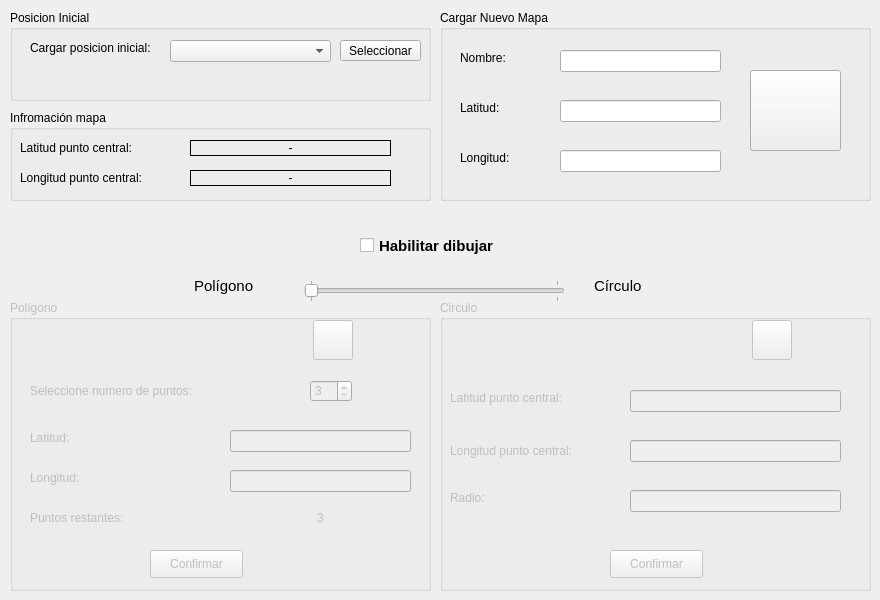
    <widget class="QWidget" name="tab_dibujar">
     <attribute name="title">
      <string>DIBUJAR</string>
     </attribute>
     <widget class="QGroupBox" name="groupBox_5">
      <property name="geometry">
       <rect>
        <x>10</x>
        <y>10</y>
        <width>421</width>
        <height>91</height>
       </rect>
      </property>
      <property name="title">
       <string>Posicion Inicial</string>
      </property>
      <widget class="QPushButton" name="bt_seleccionarposini">
       <property name="geometry">
        <rect>
         <x>330</x>
         <y>30</y>
         <width>81</width>
         <height>21</height>
        </rect>
       </property>
       <property name="text">
        <string>Seleccionar</string>
       </property>
      </widget>
      <widget class="QLabel" name="label">
       <property name="geometry">
        <rect>
         <x>20</x>
         <y>30</y>
         <width>161</width>
         <height>16</height>
        </rect>
       </property>
       <property name="text">
        <string>Cargar posicion inicial:</string>
       </property>
      </widget>
      <widget class="QComboBox" name="combo_posiciones">
       <property name="geometry">
        <rect>
         <x>160</x>
         <y>30</y>
         <width>161</width>
         <height>22</height>
        </rect>
       </property>
      </widget>
     </widget>
     <widget class="QGroupBox" name="groupBox_7">
      <property name="geometry">
       <rect>
        <x>440</x>
        <y>10</y>
        <width>431</width>
        <height>191</height>
       </rect>
      </property>
      <property name="title">
       <string>Cargar Nuevo Mapa</string>
      </property>
      <widget class="QLineEdit" name="ln_nombrezona">
       <property name="geometry">
        <rect>
         <x>120</x>
         <y>40</y>
         <width>161</width>
         <height>22</height>
        </rect>
       </property>
       <property name="toolTip">
        <string>Escriba el nombre del Mapa</string>
       </property>
      </widget>
      <widget class="QPushButton" name="bt_guardarzona">
       <property name="geometry">
        <rect>
         <x>310</x>
         <y>60</y>
         <width>91</width>
         <height>81</height>
        </rect>
       </property>
       <property name="text">
        <string/>
       </property>
       <property name="icon">
        <iconset>
         <normaloff>../Imagenes/save.png</normaloff>../Imagenes/save.png</iconset>
       </property>
       <property name="iconSize">
        <size>
         <width>60</width>
         <height>60</height>
        </size>
       </property>
      </widget>
      <widget class="QLabel" name="label_21">
       <property name="geometry">
        <rect>
         <x>20</x>
         <y>140</y>
         <width>71</width>
         <height>16</height>
        </rect>
       </property>
       <property name="text">
        <string>Longitud:</string>
       </property>
      </widget>
      <widget class="QLineEdit" name="ln_latitudini">
       <property name="geometry">
        <rect>
         <x>120</x>
         <y>90</y>
         <width>161</width>
         <height>22</height>
        </rect>
       </property>
       <property name="toolTip">
        <string>Seleccione latirud punto central</string>
       </property>
      </widget>
      <widget class="QLabel" name="label_19">
       <property name="geometry">
        <rect>
         <x>20</x>
         <y>40</y>
         <width>71</width>
         <height>16</height>
        </rect>
       </property>
       <property name="text">
        <string>Nombre:</string>
       </property>
      </widget>
      <widget class="QLabel" name="label_20">
       <property name="geometry">
        <rect>
         <x>20</x>
         <y>90</y>
         <width>71</width>
         <height>16</height>
        </rect>
       </property>
       <property name="text">
        <string>Latitud:</string>
       </property>
      </widget>
      <widget class="QLineEdit" name="ln_longitudini">
       <property name="geometry">
        <rect>
         <x>120</x>
         <y>140</y>
         <width>161</width>
         <height>22</height>
        </rect>
       </property>
       <property name="toolTip">
        <string>Selecicone Longitud punto central</string>
       </property>
      </widget>
     </widget>
     <widget class="QGroupBox" name="gb_infoMapa">
      <property name="geometry">
       <rect>
        <x>10</x>
        <y>110</y>
        <width>421</width>
        <height>91</height>
       </rect>
      </property>
      <property name="title">
       <string>Infromación mapa</string>
      </property>
      <widget class="QLabel" name="label_23">
       <property name="geometry">
        <rect>
         <x>10</x>
         <y>30</y>
         <width>131</width>
         <height>16</height>
        </rect>
       </property>
       <property name="text">
        <string>Latitud punto central:</string>
       </property>
      </widget>
      <widget class="QLabel" name="label_26">
       <property name="geometry">
        <rect>
         <x>10</x>
         <y>60</y>
         <width>131</width>
         <height>16</height>
        </rect>
       </property>
       <property name="text">
        <string>Longitud punto central:</string>
       </property>
      </widget>
      <widget class="QLabel" name="lb_lat">
       <property name="geometry">
        <rect>
         <x>180</x>
         <y>30</y>
         <width>201</width>
         <height>16</height>
        </rect>
       </property>
       <property name="frameShape">
        <enum>QFrame::Box</enum>
       </property>
       <property name="frameShadow">
        <enum>QFrame::Plain</enum>
       </property>
       <property name="lineWidth">
        <number>1</number>
       </property>
       <property name="text">
        <string>-</string>
       </property>
       <property name="alignment">
        <set>Qt::AlignCenter</set>
       </property>
      </widget>
      <widget class="QLabel" name="lb_lat_2">
       <property name="geometry">
        <rect>
         <x>180</x>
         <y>60</y>
         <width>201</width>
         <height>16</height>
        </rect>
       </property>
       <property name="frameShape">
        <enum>QFrame::Box</enum>
       </property>
       <property name="lineWidth">
        <number>1</number>
       </property>
       <property name="text">
        <string>-</string>
       </property>
       <property name="alignment">
        <set>Qt::AlignCenter</set>
       </property>
      </widget>
     </widget>
     <widget class="QGroupBox" name="gb_poligono">
      <property name="enabled">
       <bool>false</bool>
      </property>
      <property name="geometry">
       <rect>
        <x>10</x>
        <y>300</y>
        <width>421</width>
        <height>291</height>
       </rect>
      </property>
      <property name="title">
       <string>Polígono</string>
      </property>
      <widget class="QPushButton" name="bt_clearPoligono">
       <property name="geometry">
        <rect>
         <x>303</x>
         <y>20</y>
         <width>40</width>
         <height>40</height>
        </rect>
       </property>
       <property name="text">
        <string/>
       </property>
       <property name="icon">
        <iconset>
         <normaloff>../Imagenes/clear.png</normaloff>../Imagenes/clear.png</iconset>
       </property>
       <property name="iconSize">
        <size>
         <width>37</width>
         <height>30</height>
        </size>
       </property>
      </widget>
      <widget class="QLabel" name="label_58">
       <property name="geometry">
        <rect>
         <x>20</x>
         <y>83</y>
         <width>181</width>
         <height>16</height>
        </rect>
       </property>
       <property name="text">
        <string>Seleccione numero de puntos:</string>
       </property>
      </widget>
      <widget class="QSpinBox" name="sp_numeroPuntos">
       <property name="geometry">
        <rect>
         <x>300</x>
         <y>80</y>
         <width>42</width>
         <height>22</height>
        </rect>
       </property>
       <property name="minimum">
        <number>3</number>
       </property>
      </widget>
      <widget class="QLabel" name="label_59">
       <property name="geometry">
        <rect>
         <x>20</x>
         <y>130</y>
         <width>55</width>
         <height>16</height>
        </rect>
       </property>
       <property name="text">
        <string>Latitud:</string>
       </property>
      </widget>
      <widget class="QLabel" name="label_60">
       <property name="geometry">
        <rect>
         <x>20</x>
         <y>170</y>
         <width>55</width>
         <height>16</height>
        </rect>
       </property>
       <property name="text">
        <string>Longitud:</string>
       </property>
      </widget>
      <widget class="QLineEdit" name="ln_latPoligono">
       <property name="geometry">
        <rect>
         <x>220</x>
         <y>130</y>
         <width>181</width>
         <height>22</height>
        </rect>
       </property>
      </widget>
      <widget class="QLineEdit" name="ln_longPoligono">
       <property name="geometry">
        <rect>
         <x>220</x>
         <y>170</y>
         <width>181</width>
         <height>22</height>
        </rect>
       </property>
      </widget>
      <widget class="QPushButton" name="bt_confirmarPuntoPoligono">
       <property name="geometry">
        <rect>
         <x>140</x>
         <y>250</y>
         <width>93</width>
         <height>28</height>
        </rect>
       </property>
       <property name="text">
        <string>Confirmar</string>
       </property>
      </widget>
      <widget class="QLabel" name="label_63">
       <property name="geometry">
        <rect>
         <x>20</x>
         <y>210</y>
         <width>111</width>
         <height>16</height>
        </rect>
       </property>
       <property name="text">
        <string>Puntos restantes:</string>
       </property>
      </widget>
      <widget class="QLabel" name="lb_puntosRestantesPoligono">
       <property name="geometry">
        <rect>
         <x>220</x>
         <y>210</y>
         <width>181</width>
         <height>16</height>
        </rect>
       </property>
       <property name="text">
        <string>3</string>
       </property>
       <property name="alignment">
        <set>Qt::AlignCenter</set>
       </property>
      </widget>
     </widget>
     <widget class="QGroupBox" name="gb_circulo">
      <property name="enabled">
       <bool>false</bool>
      </property>
      <property name="geometry">
       <rect>
        <x>440</x>
        <y>300</y>
        <width>431</width>
        <height>291</height>
       </rect>
      </property>
      <property name="title">
       <string>Circulo</string>
      </property>
      <widget class="QLabel" name="label_27">
       <property name="geometry">
        <rect>
         <x>10</x>
         <y>90</y>
         <width>131</width>
         <height>16</height>
        </rect>
       </property>
       <property name="text">
        <string>Latitud punto central:</string>
       </property>
      </widget>
      <widget class="QLabel" name="label_28">
       <property name="geometry">
        <rect>
         <x>10</x>
         <y>143</y>
         <width>131</width>
         <height>16</height>
        </rect>
       </property>
       <property name="text">
        <string>Longitud punto central:</string>
       </property>
      </widget>
      <widget class="QLineEdit" name="ln_lat_puntoCentral">
       <property name="geometry">
        <rect>
         <x>190</x>
         <y>90</y>
         <width>211</width>
         <height>22</height>
        </rect>
       </property>
      </widget>
      <widget class="QLineEdit" name="ln_long_puntoCentral">
       <property name="geometry">
        <rect>
         <x>190</x>
         <y>140</y>
         <width>211</width>
         <height>22</height>
        </rect>
       </property>
      </widget>
      <widget class="QPushButton" name="bt_confirmarCirculo">
       <property name="geometry">
        <rect>
         <x>170</x>
         <y>250</y>
         <width>93</width>
         <height>28</height>
        </rect>
       </property>
       <property name="text">
        <string>Confirmar</string>
       </property>
      </widget>
      <widget class="QLabel" name="label_57">
       <property name="geometry">
        <rect>
         <x>10</x>
         <y>190</y>
         <width>131</width>
         <height>16</height>
        </rect>
       </property>
       <property name="text">
        <string>Radio:</string>
       </property>
      </widget>
      <widget class="QLineEdit" name="ln_radioCirculo">
       <property name="geometry">
        <rect>
         <x>190</x>
         <y>190</y>
         <width>211</width>
         <height>22</height>
        </rect>
       </property>
      </widget>
      <widget class="QPushButton" name="bt_clearCirculo">
       <property name="geometry">
        <rect>
         <x>312</x>
         <y>20</y>
         <width>40</width>
         <height>40</height>
        </rect>
       </property>
       <property name="text">
        <string/>
       </property>
       <property name="icon">
        <iconset>
         <normaloff>../Imagenes/clear.png</normaloff>../Imagenes/clear.png</iconset>
       </property>
       <property name="iconSize">
        <size>
         <width>37</width>
         <height>30</height>
        </size>
       </property>
      </widget>
     </widget>
     <widget class="QSlider" name="slider_tipoPoligono">
      <property name="enabled">
       <bool>false</bool>
      </property>
      <property name="geometry">
       <rect>
        <x>304</x>
        <y>280</y>
        <width>261</width>
        <height>22</height>
       </rect>
      </property>
      <property name="maximum">
       <number>100</number>
      </property>
      <property name="singleStep">
       <number>100</number>
      </property>
      <property name="pageStep">
       <number>100</number>
      </property>
      <property name="value">
       <number>0</number>
      </property>
      <property name="sliderPosition">
       <number>0</number>
      </property>
      <property name="tracking">
       <bool>true</bool>
      </property>
      <property name="orientation">
       <enum>Qt::Horizontal</enum>
      </property>
      <property name="invertedAppearance">
       <bool>false</bool>
      </property>
      <property name="invertedControls">
       <bool>false</bool>
      </property>
      <property name="tickPosition">
       <enum>QSlider::TicksBothSides</enum>
      </property>
     </widget>
     <widget class="QLabel" name="label_61">
      <property name="geometry">
       <rect>
        <x>194</x>
        <y>270</y>
        <width>101</width>
        <height>31</height>
       </rect>
      </property>
      <property name="font">
       <font>
        <pointsize>11</pointsize>
       </font>
      </property>
      <property name="text">
       <string>Polígono</string>
      </property>
     </widget>
     <widget class="QLabel" name="label_62">
      <property name="geometry">
       <rect>
        <x>594</x>
        <y>270</y>
        <width>101</width>
        <height>31</height>
       </rect>
      </property>
      <property name="font">
       <font>
        <pointsize>11</pointsize>
       </font>
      </property>
      <property name="text">
       <string>Círculo</string>
      </property>
     </widget>
     <widget class="QCheckBox" name="ck_habDibujo">
      <property name="geometry">
       <rect>
        <x>360</x>
        <y>230</y>
        <width>181</width>
        <height>31</height>
       </rect>
      </property>
      <property name="font">
       <font>
        <pointsize>11</pointsize>
        <weight>75</weight>
        <bold>true</bold>
       </font>
      </property>
      <property name="text">
       <string>Habilitar dibujar</string>
      </property>
     </widget>
    </widget>
